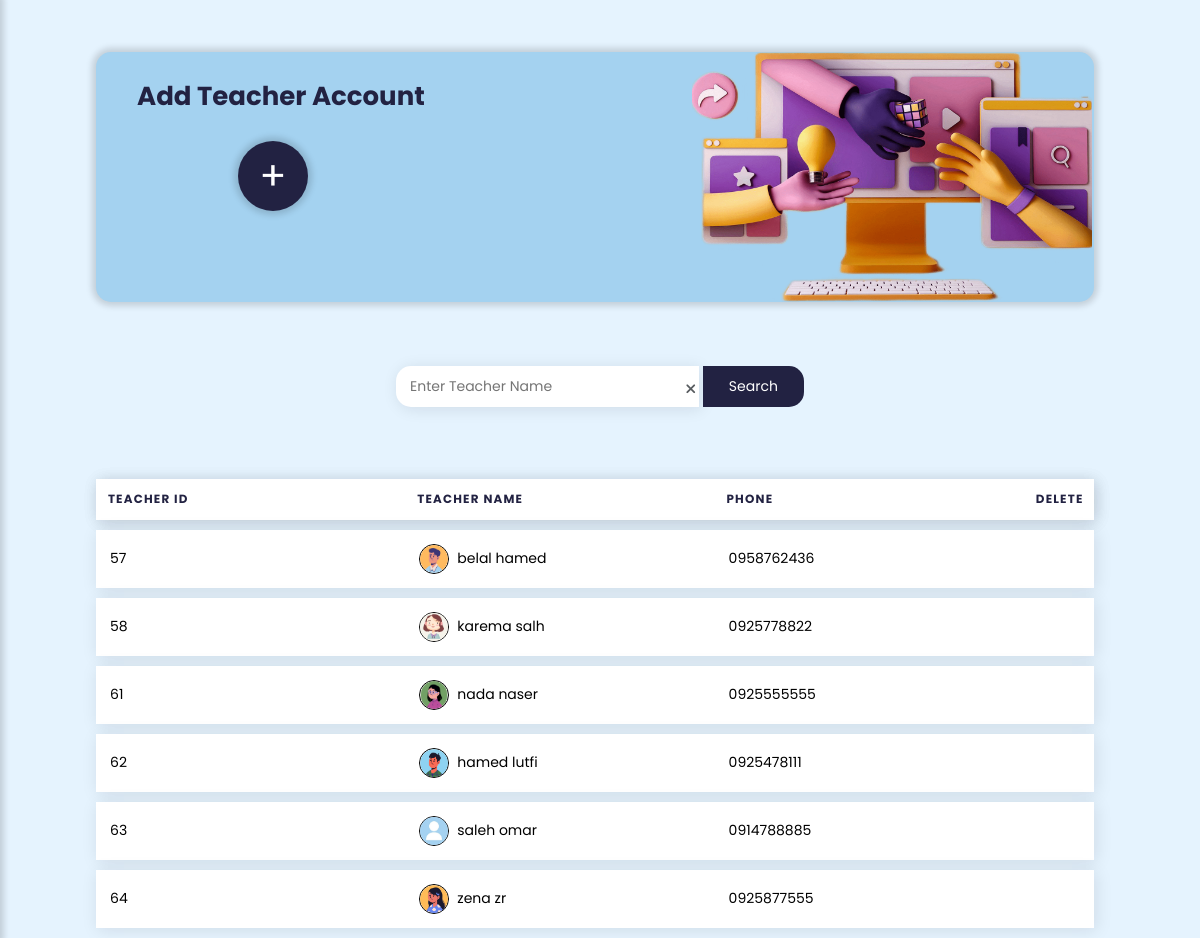
The page /UI/control_panel/teacher_control_panel.php on the database as committed earlier.
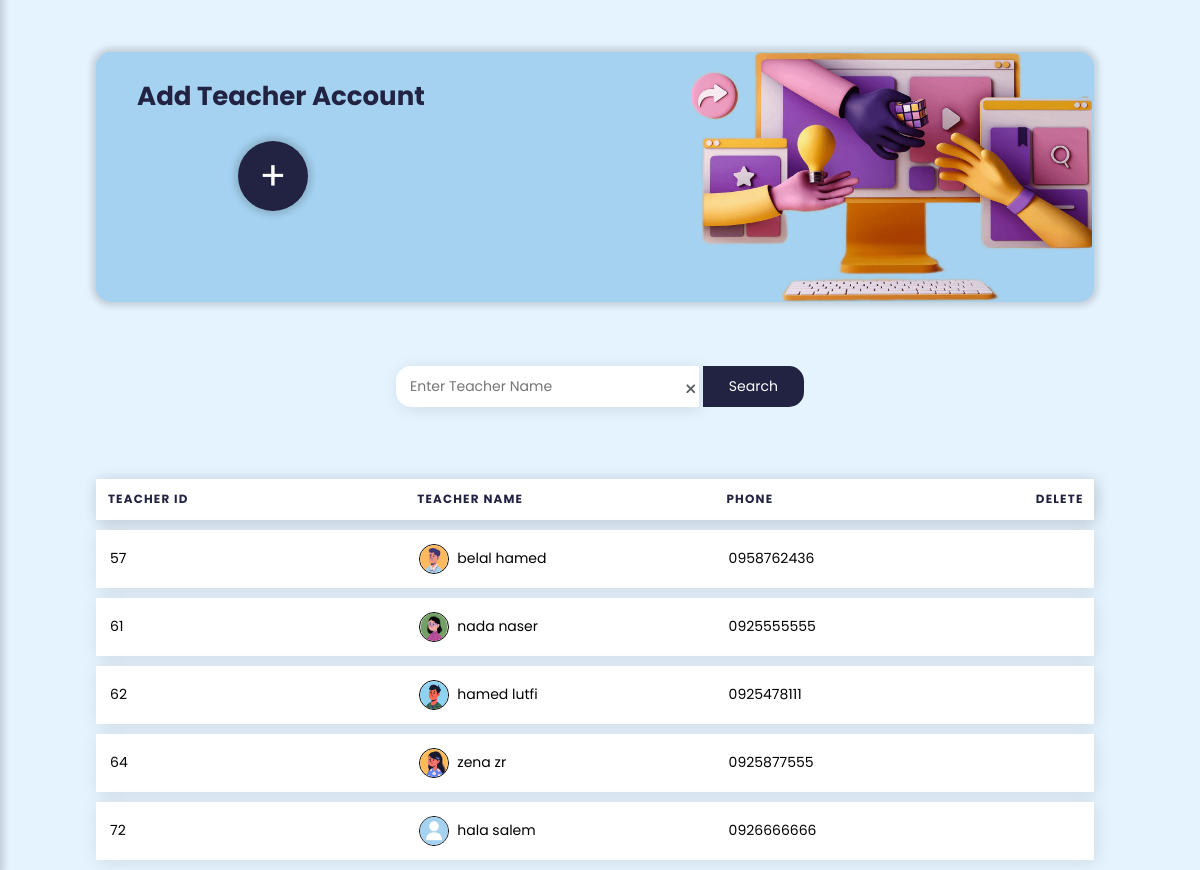
The same page on the database as committed later.
### tables this page shows
CREATE TABLE IF NOT EXISTS `teacher` (
  `tr_id` int(8) NOT NULL AUTO_INCREMENT,
  `user_id` int(8) NOT NULL,
  `tr_phone_no` varchar(10) NOT NULL,
  PRIMARY KEY (`tr_id`),
  KEY `user_id` (`user_id`)
);

CREATE TABLE IF NOT EXISTS `user` (
  `user_id` int(8) NOT NULL AUTO_INCREMENT,
  `full_name` varchar(50) NOT NULL,
  `password` varchar(225) NOT NULL,
  `u_img` varchar(225) DEFAULT NULL,
  `role` varchar(8) DEFAULT NULL,
  PRIMARY KEY (`user_id`)
);

### DataBase/db.php (called while the page is built, shortened)
<?php
require("Connection.php");
function selectAllteacher(){
    global $conn;
    $sql = "Select teacher.tr_id,user.user_id,user.full_name,user.u_img,teacher.tr_phone_no from teacher,user WHERE user.user_id=teacher.user_id ORDER BY teacher.tr_id;";
    $pre=$conn->prepare($sql);
    $pre->execute();
    $records=$pre->get_result()->fetch_all(MYSQLI_ASSOC);
    return $records;
}

### UI/control_panel/teacher_control_panel.php (the view, shortened to what this page needs)
<?php
$search="";
if(isset($_POST['search_tr'])){
    if(!empty($_POST['find_tr']))
    {
        $search=$_POST['find_tr'];
        $teachers=searchTeacher($search);
    }
}
else{
    $teachers=selectAllteacher();
}
?>
<!DOCTYPE html>
<html lang="en">
    <head>
        <link rel="stylesheet" href="../../css/controlpanel_groups_teacher_student_files.css">
        <link rel="stylesheet" href="https://maxst.icons8.com/vue-static/landings/line-awesome/line-awesome/1.3.0/css/line-awesome.min.css">
        <link rel="stylesheet"href="https://cdnjs.cloudflare.com/ajax/libs/font-awesome/6.2.0/css/all.min.css"/>
    </head>
<body id="b-vlightblue">
<header class="main_icon">
</header>
<div class="main-content">
    <div class="header-box tr">
        <div class="header-box-content-table">
            <h2>Add Teacher Account</h2><br>
            <a href="<?php echo BASE_URL . '/UI/control_panel/create_teacher.php' ?>">
                <button class="btn-create">+</button>
            </a>
        </div>
        <img src="../../sources/image/teacher_image_3d.png" >
    </div>
    <form action="" method="POST">
        <div class="search">
            <input type="text" value="<?php echo $search;?>" placeholder=" Enter Teacher Name" id="find_tr" name="find_tr">
            <span class="clear-btn"><i id="clear-btn" class="fa-solid fa-xmark" onclick="ClearFields();"></i></span>
            <button type="submit" name="search_tr">Search</button>
        </div>
    </form>
    <?php if(!empty($teachers)): ?>
    <div class="table-box">
        <table class="table">
            <thead>
                <tr>
                    <th scope="col">Teacher Id</th>
                    <th scope="col">Teacher Name</th>
                    <th scope="col">Phone</th>
                    <th scope="col" width="70px">Delete</th>
                </tr>
            </thead>
            <tbody>
            <?php foreach($teachers as $key => $teacher):?>
                <tr>
                    <td data-label="tr-id"><?php echo $teacher['tr_id'] ?></td>
                    <td data-label="tr-name"><img src="<?php echo BASE_URL . '/sources/image/' . $teacher['u_img']; ?>" class="tab-img" style="width: 30px; height: 30px;border-radius:100%;"><?php echo $teacher['full_name'] ?></td>
                    <td data-label="tr-phone"><?php echo $teacher['tr_phone_no'] ?></td>
                    <td data-label="delete"><a onclick="return confirmDelete()" href="teacher_control_panel.php?delete_tr_id=<?php echo $teacher['tr_id']; ?>&deleteID=<?php echo $teacher['user_id']; ?>"><i class="las la-trash-alt ticon delet"></i></a></td>
                </tr>
            <?php endforeach; ?>
            </tbody>
        </table>
    </div>
    <?php endif;?>
</div>
</body>
</html>

Rows that differ between the two databases and show on the page:
removed teacher: tr_id "58", user.u_img (picture), user.full_name "karema salh", tr_phone_no "0925778822"
removed teacher: tr_id "63", user.u_img (picture), user.full_name "saleh omar", tr_phone_no "0914788885"
added teacher: tr_id "72", user.u_img (picture), user.full_name "hala salem", tr_phone_no "0926666666"
